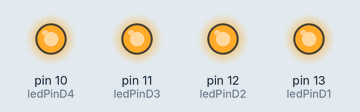
The sketch below on a simulated Arduino Uno, built with avr-gcc and run on an emulated ATmega328P. Shown: output pins drawn as LEDs (lit = HIGH).

Above: at 0.5 s.
At 3.5 s:
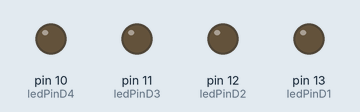
Timing chart, 0 to 4.6 s (numbered marks = the images above):
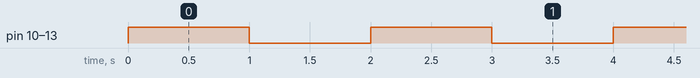

The sketch:

Blink4.ino
```cpp
/*----------------------------------------------------
Name: Blink4.

Description: Blinks the 4 LED pins.

Description: Cascade Blinks the LED pins.

Hardware Shield： Funduino Multi-Function Board K74544BS.
Tesed Boards:     Arduino UNO CH431
                  BTE UNO Clone
                  Osepp Uno R3 Plus
                  Leonardo Eduino

Author: Bill Brouwer
Date:   14Nov2014

This code is in the public domain.
------------------------------------------------------*/
// Define the LED's labeled D1 to D4 on the board.
char ledPinD1 = 13;
char ledPinD2 = 12;
char ledPinD3 = 11;
char ledPinD4 = 10;

void setup()
{
  // Set the led pins to be output.
  pinMode(ledPinD1, OUTPUT);
  pinMode(ledPinD2, OUTPUT);
  pinMode(ledPinD3, OUTPUT);
  pinMode(ledPinD4, OUTPUT);
}

void loop()
{
  // Turn on all LED lights.
  digitalWrite(ledPinD1, HIGH);
  digitalWrite(ledPinD2, HIGH);
  digitalWrite(ledPinD3, HIGH);
  digitalWrite(ledPinD4, HIGH);
  delay(1000); // Delay 1 seconds

  // Turn off all LED lights.
  digitalWrite(ledPinD1, LOW);
  digitalWrite(ledPinD2, LOW);
  digitalWrite(ledPinD3, LOW);
  digitalWrite(ledPinD4, LOW);
  delay(1000);
}
```

Measured:
- by itself, pin 10 (ledPinD4), pin 11 (ledPinD3), pin 12 (ledPinD2), pin 13 (ledPinD1): alternates HIGH for 1.0 s and LOW for 1.0 s
